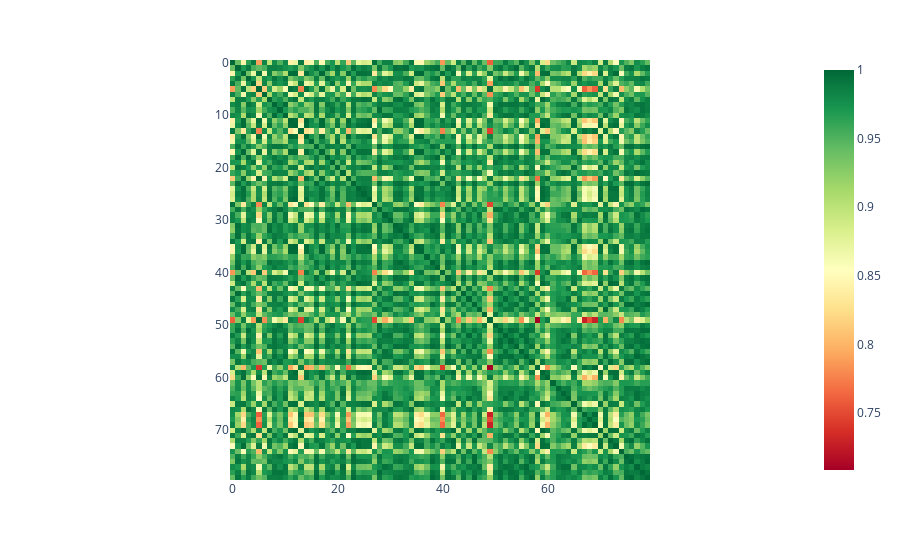

Write notebook code for a chart like this one.
### Markdown cell above
### Step 5: Plot heatmap and standardize similarities

### Code cell
print(similarities.shape)
similarities = similarities.round(5)
print(f'Min value: {similarities.min()}')
print(f'Max value: {similarities.max()}')
df_similarities = pd.DataFrame(similarities)
fig = px.imshow(similarities, color_continuous_scale='RdYlGn')
fig.show()

### Figure 1 — Plotly figure (JSON) as saved in the notebook; plotly's stock layout.template omitted (floating-point values rounded to 4 significant figures; data arrays with more than 128 entries replaced by an {"elided": "..."} marker saying what was removed)
{"data": [{"coloraxis": "coloraxis", "hovertemplate": "x: %{x}<br>y: %{y}<br>color: %{z}<extra></extra>", "name": "0", "type": "heatmap", "xaxis": "x", "yaxis": "y", "z": {"elided": "80x80 float values"}}], "layout": {"coloraxis": {"colorscale": [[0, "rgb(165,0,38)"], [0.1, "rgb(215,48,39)"], [0.2, "rgb(244,109,67)"], [0.3, "rgb(253,174,97)"], [0.4, "rgb(254,224,139)"], [0.5, "rgb(255,255,191)"], [0.6, "rgb(217,239,139)"], [0.7, "rgb(166,217,106)"], [0.8, "rgb(102,189,99)"], [0.9, "rgb(26,152,80)"], [1, "rgb(0,104,55)"]]}, "margin": {"t": 60}, "xaxis": {"anchor": "y", "constrain": "domain", "domain": [0, 1], "scaleanchor": "y"}, "yaxis": {"anchor": "x", "autorange": "reversed", "constrain": "domain", "domain": [0, 1]}}}
